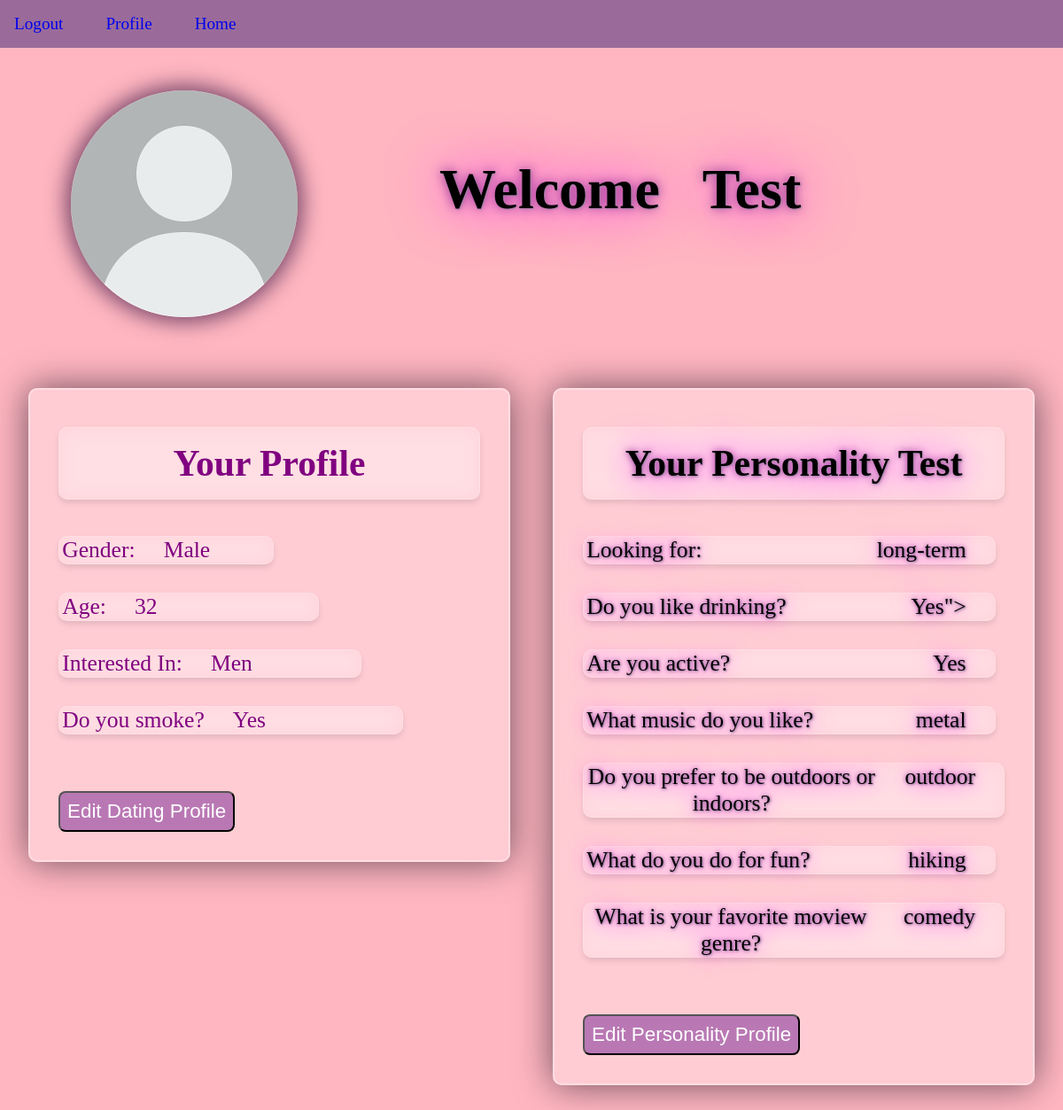
Screenshot of /profile/ (signed in) with the database file from the repository.
### app/models.py (models this page shows, shortened)
class DatingProfile(models.Model):
    user_profile = models.ForeignKey(
        Profile,
        on_delete=models.CASCADE,
        related_name="dating_profile_user",
        null=True,
    )
    created = models.BooleanField(default=False)
    profile_pic = models.ImageField(
        default="no-profile-picture-icon-15_oLIFS4i.jpg",
        null=True,
        blank=True,
    )
    gender_options = (("Male", "MALE"), ("Female", "FEMALE"))
    interested_in_options = ("Men", "MEN"), ("Women", "WOMEN"), ("Both", "BOTH")
    yes_or_no_options = (("Yes", "YES"), ("No", "NO"))
    gender = models.CharField(max_length=50, choices=gender_options, null=True)
    age = models.IntegerField(null=True)
    interested_in = models.CharField(
        max_length=50, choices=interested_in_options, null=True
    )
    smoker = models.CharField(max_length=50, choices=yes_or_no_options, null=True)
    drinker = models.CharField(max_length=50, choices=yes_or_no_options, null=True)
    occupation = models.CharField(max_length=50, null=True)
    bio = models.TextField(null=True)
    favorite_place_ever_been = models.TextField(null=True)

class PersonalityProfile(models.Model):
    user_profile = models.ForeignKey(
        DatingProfile,
        on_delete=models.CASCADE,
        related_name="dating_profile_user",
        null=True,
    )
    created = models.BooleanField(default=False)
    yes_or_no_options = (("Yes", "YES"), ("No", "NO"))
    what_are_you_looking_for_options = (
        ("long-term", "Long-term partner"),
        ("short-term", "Short-term partner"),
        ("firguring-out", "Still figuring out"),
    )
    music_options = (
        ("metal", "METAL"),
        ("classic", "CLASSIC"),
        ("country", "COUNTRY"),
        ("pop", "POP"),
        ("hip-hop", "HIP-HOP"),
        ("gospel", "GOSPEL"),
    )
    outdoor_indoor_options = (("outdoor", "OUTDOOR"), ("indoor", "INDOOR"))
    what_do_you_do_for_fun_options = (
        ("hiking", "HIKING"),
        ("gaming", "GAMING"),
        ("reading", "Reading"),
        ("singing", "SINGING"),
        ("sport", "SPORTS"),
        ("dancing", "DANCING"),
        ("travel", "TRAVEL"),
        ("poetry", "POETRY"),
    )
    movie_genre_options = (
        ("horror", "HORROR"),
        ("romance", "ROMANCE"),
        ("comedy", "COMEDY"),
        ("action", "ACTION"),
        ("anime", "ANIME"),
        ("sci-fi", "SCI-FI"),
    )
    interests = models.CharField(
        max_length=50, choices=what_are_you_looking_for_options, null=True
    )
    do_you_like_drinking = models.CharField(
        max_length=50, choices=yes_or_no_options, null=True
    )
    are_you_active = models.CharField(
        max_length=50, choices=yes_or_no_options, null=True
    )
    music_pick = models.CharField(max_length=300, choices=music_options, null=True)
    outdoor_indoor_pick = models.CharField(
        max_length=50, choices=outdoor_indoor_options, null=True
    )
    what_do_you_do_for_fun_pick = models.CharField(
        max_length=300, choices=what_do_you_do_for_fun_options, null=True
    )
    movie_pick = models.CharField(
        max_length=300, choices=movie_genre_options, null=True
    )

### app/views.py (the view)
# urls.py: path("profile/", profileView, name="profile"),
@login_required(login_url="login")
def profileView(request):
    user = request.user
    user_profile = request.user.profile
    dating_profile, created = DatingProfile.objects.get_or_create(
        user_profile=user_profile
    )
    personality_profile, created = PersonalityProfile.objects.get_or_create(
        user_profile=dating_profile
    )
    dating_profile = DatingProfile.objects.get(user_profile=user_profile)
    context = {
        "user": user,
        "user_profile": user_profile,
        "dating_profile": dating_profile,
        "personality_profile": personality_profile,
    }
    return render(request, "userProfile.html", context)

### app/templates/userProfile.html (shortened to what this page needs)
{% extends 'base.html'%} {%block content%}
<div id="profile_information_container">
  <div id="profile_header_container">
    {% if dating_profile.created %}
    <div id="dating_profile_image_container">
      <img src="{{dating_profile.profile_pic.url}}" />
    </div>
    {% endif %}
    <div id="profile_name_container">
      <div id="profile_welcome_text">Welcome</div>
      <div id="profile_first_name_container">{{user.first_name}}</div>
    </div>
  </div>
  <div id="dating_and_personality_profile_information_container">
    <div id="dating_profile_container">
      <div id="dating_profile_header_container">
        <p id="dating_profile_header_text">Your Profile</p>
      </div>
      <div id="dating_profile_information_container">
        {% if dating_profile.created %}
        <div id="dating_profile_gender_container">
          <div id="gender">Gender:</div>
          {{dating_profile.gender}}
        </div>
        <div id="dating_profile_age_container">
          <div id="age">Age:</div>
          {{dating_profile.age}}
        </div>
        <div id="dating_profile_interested_in_container">
          <div id="interested_in">Interested In:</div>
          {{dating_profile.interested_in}}
        </div>
        <div id="dating_profile_smoker_container">
          <div id="smoker">Do you smoke?</div>
          {{dating_profile.smoker}}
        </div>
      </div>
      <div id="dating_profile_edit_button_container">
        <a href="{%url 'dating'%}"
          ><button class="user_profile_button" id="dating_profile_edit_button">
            Edit Dating Profile
          </button></a
        >
      </div>
      {% endif %}
    </div>
    <div id="personality_profile_container">
      <div id="personality_profile_header_container">
        <p id="personality_profile_header_text">Your Personality Test</p>
      </div>
      <div id="personality_profile_information_container">
        {% if personality_profile.created %}
        <div id="personality_profile_interests_container">
          <div id="looking_for">
            Looking for: </div>{{personality_profile.interests}}
          </div>
          <div id="personality_profile_do_you_like_drinking_container">
            <div id="like_drinking">Do you like drinking?</div>
            {{personality_profile.do_you_like_drinking}}">
          </div>
          <div id="personality_profile_are_you_active_container">
            <div id="active">Are you active?</div>
            {{personality_profile.are_you_active}}
          </div>
          <div id="personality_profile_music_pick_container">
            <div id="music">What music do you like?</div>
            {{personality_profile.music_pick}}
          </div>
          <div id="personality_profile_outdoor_indoor_pick_container">
            <div id="outdoor_indoor">
              Do you prefer to be outdoors or indoors?
            </div>
            {{personality_profile.outdoor_indoor_pick}}
          </div>
          <div id="personality_profile_what_do_you_do_for_fun_container">
            <div id="fun">What do you do for fun?</div>
            {{personality_profile.what_do_you_do_for_fun_pick}}
          </div>
          <div id="personality_profile_movie_pick_container">
            <div id="movie">What is your favorite moview genre?</div>
            {{personality_profile.movie_pick}}
          </div>
        </div>
        <div id="personality_profile_edit_button_container">
          <a href="{%url 'personality'%}"
            ><button
              class="user_profile_button"
              id="personality_profile_edit_button"
            >
              Edit Personality Profile
            </button></a
          >
        </div>
        {% endif %}
      </div>
    </div>
  </div>
  {%endblock content%}

### rows the page displays
DatingProfile: profile_pic (picture), gender "Male", age "32", interested_in "Men", smoker "Yes"
PersonalityProfile: interests "long-term", do_you_like_drinking "Yes", are_you_active "Yes", music_pick "metal", outdoor_indoor_pick "outdoor", what_do_you_do_for_fun_pick "hiking", movie_pick "comedy"

### other values shown
{{ user.first_name }} "Test"
